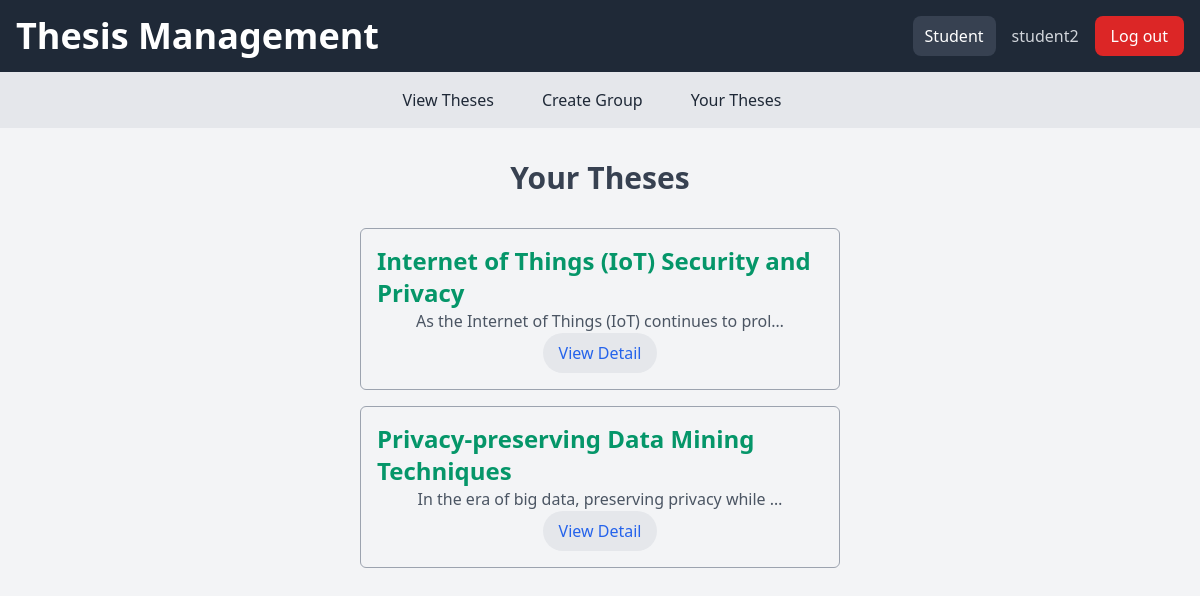
Screenshot of /your_theses/ (signed in) with the database file from the repository.
### app_week6/models.py (models this page shows, shortened)
class User(AbstractUser):
    USER_TYPE_CHOICES = (
        (1, 'Admin'),
        (2, 'Supervisor'),
        (3, 'Project Coordinator'),
        (4, 'Student'),
    )
    user_type = models.PositiveSmallIntegerField(choices=USER_TYPE_CHOICES, default=4)

class Thesis(models.Model):
    title = models.CharField(max_length=255)
    description = models.TextField()
    supervisor = models.ForeignKey(User, limit_choices_to={'user_type': 2}, on_delete=models.CASCADE)
    is_approved = models.BooleanField(default=False)
    students = models.ManyToManyField(User, related_name='theses', limit_choices_to={'user_type': 4}, blank=True, null=True)
    interested = models.ManyToManyField(User, related_name='interested_theses', limit_choices_to={'user_type': 4},blank=True, null=True)
    category = models.ManyToManyField(category, blank=True, null=True)
    software_engineering = models.BooleanField(null=True, blank=True, default=False)
    Information_Systems_and_Data_Science = models.BooleanField(null=True, blank=True, default=False) # Information Systems and Data Science
    Mechanical_Engineering = models.BooleanField(null=True, blank=True, default=False)
    Civil_and_Structural_Engineering = models.BooleanField(null=True, blank=True, default=False)
    Chemical_Engineering = models.BooleanField(null=True, blank=True, default=False)
    External = models.BooleanField(null=True, blank=True, default=False)
    Internal_Sydney = models.BooleanField(null=True, blank=True, default=False)
    Internal_Casuarina = models.BooleanField(null=True, blank=True, default=False) # Internal - Casuarina

### app_week6/views.py (the view)
# urls.py: path('your_theses/', views.your_theses, name='your_theses'),
@login_required
def your_theses(request):
    if ((request.user.user_type == 4)):
        theses = Thesis.objects.filter(students__in=[request.user])
        return render(request, 'app_week6/your_theses.html', {'theses': theses})
    else:
        messages.error(request, "Not authorized to view  theses")
        return redirect('blank')

### app_week6/templates/app_week6/your_theses.html
{% extends 'app_week6/base.html' %}
{% block content %}
<div class="container mx-auto p-4 flex flex-col items-center justify-center">
    <h2 class="text-3xl font-bold text-gray-700 mb-6">Your Theses</h2>
    <ul class="flex flex-col items-center justify-center w-1/2 mb-6">
        {% for thesis in theses %}
        <li  class="flex flex-col items-center justify-center w-full p-4 my-2 border border-gray-400 rounded-md" >
            <h3 class="text-2xl text-green-600 font-bold">{{ thesis.title }}</h3>
            <p class="text-gray-600">{{ thesis.description|truncatechars:50 }}</p>
            <a href="{% url 'view_theses' thesis.id %}" class="text-blue-600 hover:text-blue-800 px-4 py-2 rounded-full bg-gray-200 w-max cursor-pointer">View Detail</a>
        </li>
        {% endfor %}
    </ul>
</div>
{% endblock content %}

### app_week6/templates/app_week6/base.html (shortened to what this page needs)
<!DOCTYPE html>
<html>
<head>
    <link rel="stylesheet" href="https://unpkg.com/tailwindcss@^2/dist/tailwind.min.css">
</head>
<body class="h-screen bg-gray-100">
    <header class="bg-gray-800 text-white p-4 flex justify-between items-center">
        <h1 class="text-4xl font-bold">Thesis Management</h1>
        <div class="flex items-center space-x-4">
            {% if user.user_type == 1 %}
            <p class="bg-gray-700 py-2 px-3 rounded-lg">Admin</p>
            {% elif user.user_type == 2 %}
            <p class="bg-gray-700 py-2 px-3 rounded-lg">Supervisor</p>
            {% elif user.user_type == 3 %}
            <p class="bg-gray-700 py-2 px-3 rounded-lg">Project Coordinator</p>
            {% elif user.user_type == 4 %}
            <p class="bg-gray-700 py-2 px-3 rounded-lg">Student</p>
            {% endif %}
            {% if user.is_authenticated %}
            <div class="flex items-center space-x-4">
                <p class="text-gray-300">{{ user.username }}</p>
                <a href="{% url 'logout' %}" class="bg-red-600 text-white px-4 py-2 rounded-lg hover:bg-red-700 transition duration-300">
                    Log out
                </a>
            </div>
            {% else %}
            <a href="{% url 'login' %}" class="bg-blue-600 text-white px-4 py-2 rounded-lg hover:bg-blue-700 transition duration-300">
                Log In
            </a>
            {% endif %}
        </div>
    </header>
    <nav class="bg-gray-200 p-4">
        <ul class="flex flex-wrap justify-center">
            {% if user.is_authenticated %}
            <li class="mr-4"><a href="{% url 'view_theses' %}" class="text-gray-800 px-4 py-2 rounded">View Theses</a></li>
            <li class="mr-4"><a href="{% url 'create_group' %}" class="text-gray-800 px-4 py-2 rounded">Create Group</a></li>
            {% if user.user_type == 4 %}
            <li class="mr-4"><a href="{% url 'your_theses' %}" class="text-gray-800 px-4 py-2 rounded">Your Theses</a></li>
            {% endif %}
            {% endif %}
        </ul>
    </nav>
    <div class="container mx-auto p-4">
        {% block content %}
        {% endblock %}
    </div>
</body>
</html>

### rows the page displays
User: username "student2"
Thesis: title "Internet of Things (IoT) Security and Privacy", description "As the Internet of Things (IoT) continues to prol…"
Thesis: title "Privacy-preserving Data Mining Techniques", description "In the era of big data, preserving privacy while …"
